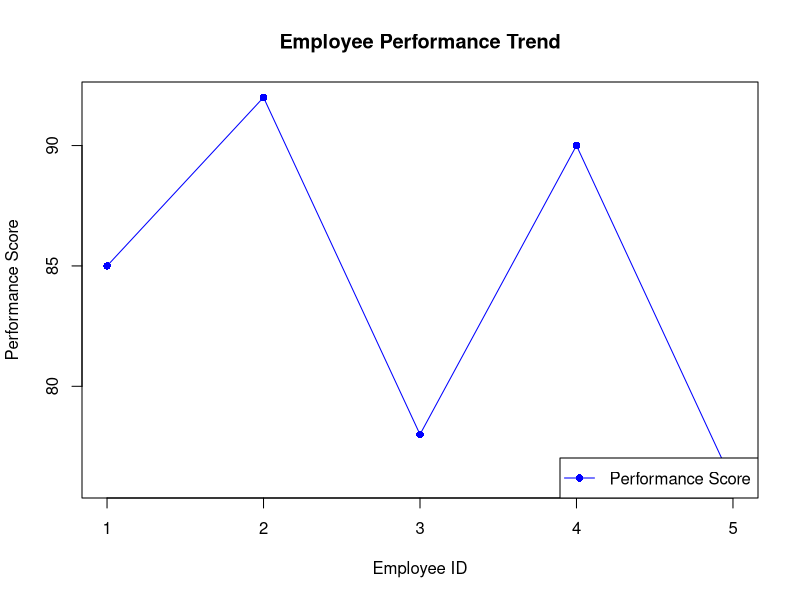
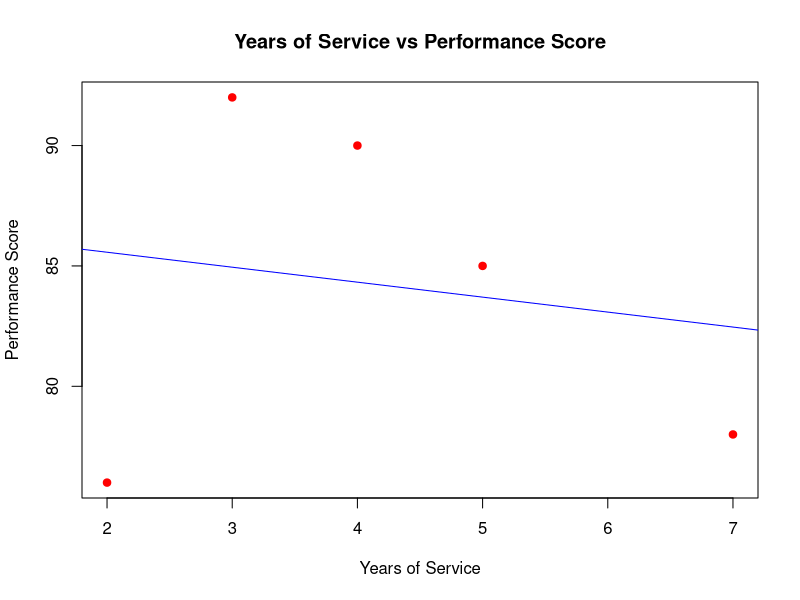

Reproduce these figures in R, in order.
Employee_ID <- c(1,2,3,4,5)
Department <- c("Sales","HR","Marketing","Sales","HR")
Years_of_Service <- c(5,3,7,4,2)
Performance_Score <- c(85,92,78,90,76)

employee <- data.frame(Employee_ID,
                       Department,
                       Years_of_Service,
                       Performance_Score)

print(employee)
plot(employee$Employee_ID,
     employee$Performance_Score,
     type="o",
     col="blue",
     pch=16,
     xlab="Employee ID",
     ylab="Performance Score",
     main="Employee Performance Trend")

legend("bottomright",
       legend="Performance Score",
       col="blue",
       lty=1,
       pch=16)
plot(employee$Years_of_Service,
     employee$Performance_Score,
     main="Years of Service vs Performance Score",
     xlab="Years of Service",
     ylab="Performance Score",
     pch=19,
     col="red")

abline(lm(Performance_Score ~ Years_of_Service, data=employee),
       col="blue")
